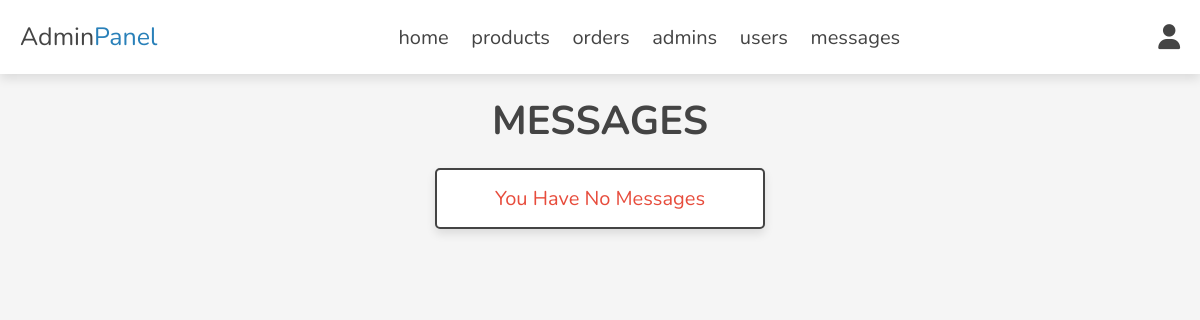
/admin/messages.php (signed in), run on an earlier commit of the app's database.
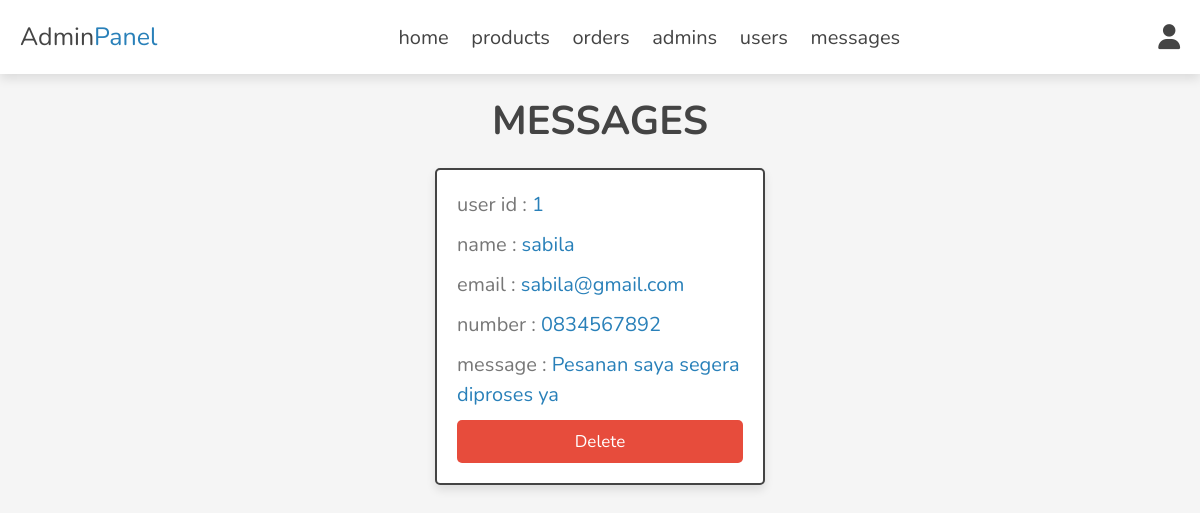
And on a later commit of the database.
### tables this page shows
CREATE TABLE `messages` (
  `id` int(100) NOT NULL,
  `user_id` int(100) NOT NULL,
  `name` varchar(100) NOT NULL,
  `email` varchar(100) NOT NULL,
  `number` varchar(12) NOT NULL,
  `message` varchar(500) NOT NULL
);

### admin/messages.php (the view, shortened to what this page needs)
<?php
include '../components/connect.php';
?>
<!DOCTYPE html>
<html lang="en">
<head>
   <link rel="stylesheet" href="https://cdnjs.cloudflare.com/ajax/libs/font-awesome/6.1.1/css/all.min.css">
   <link rel="stylesheet" href="../css/admin_style.css">
</head>
<body>
<?php include '../components/admin_header.php'; ?>
<section class="contacts">
<h1 class="heading">messages</h1>
<div class="box-container">
   <?php
      $select_messages = $conn->prepare("SELECT * FROM `messages`");
      $select_messages->execute();
      if($select_messages->rowCount() > 0){
         while($fetch_message = $select_messages->fetch(PDO::FETCH_ASSOC)){
   ?>
   <div class="box">
   <p> user id : <span><?= $fetch_message['user_id']; ?></span></p>
   <p> name : <span><?= $fetch_message['name']; ?></span></p>
   <p> email : <span><?= $fetch_message['email']; ?></span></p>
   <p> number : <span><?= $fetch_message['number']; ?></span></p>
   <p> message : <span><?= $fetch_message['message']; ?></span></p>
   <a href="messages.php??delete=<?= $fetch_message['id']; ?>" onclick="return confirm('delete this message?');" class="delete-btn">delete</a>
   </div>
   <?php
         }
      }else{
         echo '<p class="empty">you have no messages</p>';
      }
   ?>
</div>
</section>
</body>
</html>

What changed in the data, as far as the page shows it:
added messages: user "1", name "sabila", email "sabila@gmail.com", number "0834567892", message "Pesanan saya segera diproses ya"
Also different on the page:
text no longer shown: "You Have No Messages"
